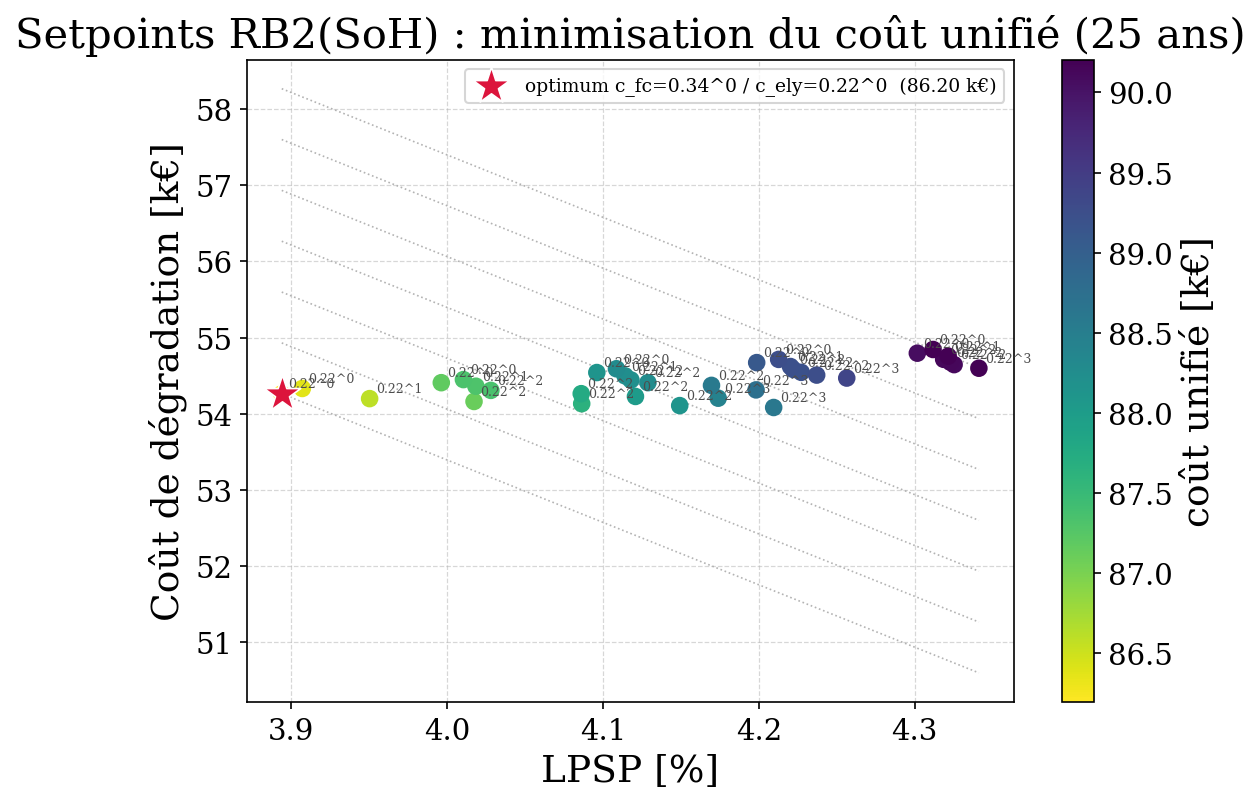

Recreate this plot in Python.
"""
sweep_setpoints_rb2soh.py
=========================
Ré-optimisation des setpoints de RB2(SoH) par minimisation du COUT UNIFIE
(degradation + VoLL*LPSP), pendant SoH-module de sweep_setpoints_rb2.py.

Regle RB2(SoH) (cf. get_optimal_action_RB.py) : les 2 setpoints H2 sont module
par le SoH, avec h(SoH=1)=1 (a l'etat neuf on retombe EXACTEMENT sur RB2) :

    P_fc_set  = c_fc  * Pmax_fc(nom)  * SoH_fc  ^ gamma_fc
    P_ely_set = c_ely * Pmax_ely(nom) * SoH_ely ^ gamma_ely

gamma > 0 : setpoint baisse en vieillissant (derating) ; gamma = 0 : constant
(= PAS de SoH -> reference d'attribution) ; gamma < 0 : setpoint monte (durcir
tant que le composant est jeune). NB : gamma ~ 3 revient a suivre la capacite
VIEILLIE Pmax_t (car Pmax_t ~ Pmax_nom * SoH^~2.9), ce que teste par ailleurs
sweep_rb2soh_agedpmax.py avec la regle P = c * Pmax_t.

On balaie la grille (c_fc, gamma_fc, c_ely, gamma_ely), on simule chaque combo
sur N_YEARS, on calcule (LPSP %, deg k€) puis le cout unifie, et on classe.
Le meilleur combo est a reporter dans RB2(SoH)/get_optimal_action_RB.py.

ATTRIBUTION : les combos gamma_fc=gamma_ely=0 sont les versions CONSTANTES (sans
SoH). L'ecart entre la meilleure constante et le meilleur SoH-module = gain PUR,
100% attribuable a l'exploitation du SoH.

NB modele de cout : avec la nouvelle fonction PEMFC (reversible/irreversible,
dependante du courant), moduler la FC par SoH_fc a MAINTENANT un effet -> on
balaie donc aussi gamma_fc (contrairement a l'ancien modele start-stop, ou le FC
etait fige a gamma_fc=0). En V8 l'optimum etait gamma_fc=1, gamma_ely=2.

Sorties (dans RB2(SoH)/) :
  - sweep_setpoints_rb2soh.txt : tous les combos, TRIES par cout unifie croissant
  - sweep_setpoints_rb2soh.pdf/.png : nuage (LPSP, deg), couleur = cout unifie,
    etoile = optimum, pointilles = iso-cout unifie.

Lancement (depuis Vieillissement9/RB2(SoH)/) :
    python sweep_setpoints_rb2soh.py            # sweep complet + figure
    python sweep_setpoints_rb2soh.py --smoke    # 4 sims, horizon court (2 ans)
    python sweep_setpoints_rb2soh.py --replot    # refait la figure depuis le .txt
Regler N_WORKERS via SLURM_CPUS_PER_TASK sur le mesocentre.
"""
import sys, os, time, argparse
import numpy as np
import matplotlib
matplotlib.use("Agg")
import matplotlib.pyplot as plt
from concurrent.futures import ProcessPoolExecutor

HERE   = os.path.dirname(os.path.abspath(__file__))          # .../Vieillissement9/RB2(SoH)
PARENT = os.path.dirname(HERE)                               # .../Vieillissement9
sys.path.insert(0, PARENT)
from Common import Init_EMR_MG_v16_python as I
from Common.main_init_and_loop import init_and_run_loop
from Common.cost_fcn_total2 import get_cost_from_ledger
from Common.get_lol import get_lol
sys.path.insert(0, os.path.abspath(os.path.join(PARENT, "..", "Analyse_sensibilite")))
import voll_common as V                                       # cout unifie (VoLL)

# ======================= CONFIGURATION =======================
N_YEARS   = 25
# Grille des 4 parametres (elargir/raffiner selon le besoin). gamma=0 => constant
# (reference d'attribution) ; inclure 0 dans chaque liste gamma pour l'obtenir.
FC_FRACS   = [0.340]                 # c_fc  : base FC (fraction de Pmax nominal)
GAMMA_FC   = [0.0, 0.5, 1.0, 1.5, 2.0]         # exposant sur SoH_fc
ELY_FRACS  = [0.220]   # c_ely : base ELY
GAMMA_ELY  = [0.0, 0.5, 1.0, 1.5, 2.0, 2.5, 3.0]    # exposant sur SoH_ely
_N_AVAIL   = max(1, int(os.environ.get("SLURM_CPUS_PER_TASK", (os.cpu_count() or 2) - 1)))
OUT_TXT    = os.path.join(HERE, "sweep_setpoints_rb2soh.txt")
OUT_PDF    = os.path.join(HERE, "sweep_setpoints_rb2soh.pdf")
OUT_PNG    = os.path.join(HERE, "sweep_setpoints_rb2soh.png")
# =============================================================


def make_rule(c_fc, g_fc, c_ely, g_ely):
    """Action RB2(SoH) : setpoints H2 = base * Pmax_nom * SoH^gamma (batterie = reste)."""
    def act(SoC_t, P_tot_ref_t, defaillances, lol_tab, alpha_fc_t, alpha_ely_t,
            SoH_bat_t, E_h2_t, E_h2_init, P_fc_max_t, P_ely_max_t, RUL_fc_t,
            RUL_ely_t, SoH_fc_t, SoH_ely_t):
        P_fc_set  = c_fc  * I.FC['P_fc_max']   * SoH_fc_t  ** g_fc
        P_ely_set = c_ely * I.ELY['P_ely_max'] * SoH_ely_t ** g_ely
        dt_h = I.LOAD['Ts'] / 3600.0
        P_fc_h2_max  = max(E_h2_t, 0.0)             / dt_h * I.FC['eff']  * I.CONV['eta'] * 1000
        P_ely_h2_max = max(E_h2_init - E_h2_t, 0.0) / dt_h / (I.ELY['eff'] * I.CONV['eta']) * 1000
        P_dc_fc_t = P_dc_ely_t = 0
        if P_tot_ref_t > 0:
            P_fc_avail = min(P_fc_set, P_fc_h2_max)
            if P_tot_ref_t > P_fc_avail:
                P_dc_fc_t = P_fc_avail; P_dc_bat_t = P_tot_ref_t - P_fc_avail
            else:
                P_dc_bat_t = P_tot_ref_t
        elif P_tot_ref_t < 0:
            P_ely_avail = min(P_ely_set, P_ely_h2_max)
            if P_tot_ref_t < -P_ely_avail:
                P_dc_ely_t = -P_ely_avail; P_dc_bat_t = P_tot_ref_t + P_ely_avail
            else:
                P_dc_bat_t = P_tot_ref_t
        else:
            P_dc_bat_t = P_tot_ref_t
        if 'FC' in defaillances and P_tot_ref_t > 0: P_dc_bat_t = P_tot_ref_t
        if 'ELY' in defaillances and P_tot_ref_t < 0: P_dc_bat_t = P_tot_ref_t
        action = P_dc_bat_t, P_dc_fc_t, P_dc_ely_t
        return get_lol(SoC_t, action, P_tot_ref_t, defaillances, E_h2_t, E_h2_init,
                       P_fc_max_t, P_ely_max_t, SoH_bat_t)
    return act


def _metrics(data):
    """(LPSP %, deg k€) comme batch_pareto (interpolation NaN de SoH_bat)."""
    P_bat = data["P_bat"]; P_fc = data["P_fc"]; P_ely = data["P_ely"]
    P_dc_load = data["P_dc_load"]; P_dc_pv = data["P_dc_pv"]; lol_tab = data["lol_tab"]
    SoC = data["SoC"]; af = data["alpha_fc"][:-1]; ae = data["alpha_ely"][:-1]
    SoH_bat = data["SoH_bat"][:-1].copy()
    for k in range(1, len(SoH_bat)):
        if SoH_bat[k] == 1: SoH_bat[k-1] = np.nan
    if np.isnan(SoH_bat).any():
        SoH_bat[np.isnan(SoH_bat)] = np.interp(np.flatnonzero(np.isnan(SoH_bat)),
            np.flatnonzero(~np.isnan(SoH_bat)), SoH_bat[~np.isnan(SoH_bat)])
    Pp = np.array([(a-b)/1000 for a, b in zip(P_dc_load, P_dc_pv)])
    Pr = np.array([(a-b)*(1-c)/1000 for a, b, c in zip(P_dc_load, P_dc_pv, lol_tab)])
    p, r = np.clip(Pp, 0, None), np.clip(Pr, 0, None)
    lpsp = (np.clip(p-r, 0, None).sum()/p.sum()*100) if p.sum() > 0 else 0.0
    deg = get_cost_from_ledger(data) / 1000.0
    return float(lpsp), float(deg)


def _eval(args):
    c_fc, g_fc, c_ely, g_ely, n_years = args
    data = init_and_run_loop(make_rule(c_fc, g_fc, c_ely, g_ely), n_years=n_years)
    lpsp, deg = _metrics(data)
    return (c_fc, g_fc, c_ely, g_ely, lpsp, deg, V.total_cost_keur(lpsp, deg))


def run_sweep(smoke=False):
    ny = 2 if smoke else N_YEARS
    if smoke:
        combos = [(0.44, 0.0, 0.31, 0.0, ny), (0.44, 1.0, 0.31, 2.0, ny),
                  (0.44, 0.0, 0.31, 2.0, ny), (0.44, 2.0, 0.31, 1.0, ny)]
    else:
        combos = [(cf, gf, ce, ge, ny) for cf in FC_FRACS for gf in GAMMA_FC
                  for ce in ELY_FRACS for ge in GAMMA_ELY]
    nw = max(1, min(_N_AVAIL, len(combos)))
    print(f"--- Sweep RB2(SoH) : {len(combos)} sims / {ny} ans ({nw} workers) ; VoLL={V.VOLL_TIERS} ---", flush=True)
    t0 = time.time(); res = []
    with ProcessPoolExecutor(max_workers=nw) as ex:
        for i, r in enumerate(ex.map(_eval, combos), 1):
            res.append(r)
            print(f"  [{i:2d}/{len(combos)}] c_fc={r[0]:.3f}^{r[1]:+.1f} c_ely={r[2]:.3f}^{r[3]:+.1f}"
                  f" -> LPSP={r[4]:6.3f}%  deg={r[5]:7.3f}  UNIF={r[6]:8.3f} k€", flush=True)
    res.sort(key=lambda r: r[6])                              # tri par cout unifie
    best = res[0]
    # attribution : meilleure CONSTANTE (gamma_fc=gamma_ely=0) vs meilleure SoH-modulee
    cst = [r for r in res if r[1] == 0.0 and r[3] == 0.0]
    soh = [r for r in res if not (r[1] == 0.0 and r[3] == 0.0)]
    best_cst = min(cst, key=lambda r: r[6]) if cst else None
    best_soh = min(soh, key=lambda r: r[6]) if soh else None
    print(f"--- termine en {time.time()-t0:.0f}s ---", flush=True)
    print(f">>> OPTIMUM : c_fc={best[0]:.3f}^{best[1]:+.1f}  c_ely={best[2]:.3f}^{best[3]:+.1f}"
          f"  (LPSP={best[4]:.3f}%  deg={best[5]:.3f} k€  UNIF={best[6]:.3f} k€)", flush=True)
    print(f"    -> dans RB2(SoH)/get_optimal_action_RB.py :"
          f"  P_fc_set={best[0]:.3f}*FC['P_fc_max']*SoH_fc_t**{best[1]:.0f} ;"
          f"  P_ely_set={best[2]:.3f}*ELY['P_ely_max']*SoH_ely_t**{best[3]:.0f}", flush=True)
    if best_cst and best_soh:
        gain = best_cst[6] - best_soh[6]
        print(f">>> GAIN PUR ATTRIBUABLE AU SoH = {gain:+.3f} k€ ({100*gain/best_cst[6]:+.2f}%)"
              f"  [meilleure constante {best_cst[6]:.3f} vs SoH-modulee {best_soh[6]:.3f}]", flush=True)
    with open(OUT_TXT, "w", encoding="utf-8") as f:
        f.write(f"# Sweep setpoints RB2(SoH) : P=c*Pmax_nom*SoH^gamma - {ny} ans ; VoLL={V.VOLL_TIERS}\n")
        f.write(f"# P_fc_max={I.FC['P_fc_max']:.2f} W  P_ely_max={I.ELY['P_ely_max']:.2f} W\n")
        f.write(f"# OPTIMUM : c_fc={best[0]:.3f}^{best[1]:+.1f} c_ely={best[2]:.3f}^{best[3]:+.1f}"
                f" -> unifie={best[6]:.4f} kEUR\n")
        if best_cst and best_soh:
            f.write(f"# meilleure CONSTANTE : c_fc={best_cst[0]:.3f} c_ely={best_cst[2]:.3f} -> {best_cst[6]:.4f} kEUR\n")
            f.write(f"# meilleure SoH-MODULEE : c_fc={best_soh[0]:.3f}^{best_soh[1]:+.1f} c_ely={best_soh[2]:.3f}^{best_soh[3]:+.1f} -> {best_soh[6]:.4f} kEUR\n")
            f.write(f"# >>> GAIN ATTRIBUABLE AU SoH = {best_cst[6]-best_soh[6]:+.4f} kEUR\n")
        f.write("rang;c_fc;gamma_fc;c_ely;gamma_ely;LPSP(%);deg(kEUR);unifie(kEUR)\n")
        for i, r in enumerate(res, 1):
            f.write(f"{i};{r[0]:.3f};{r[1]:.2f};{r[2]:.3f};{r[3]:.2f};{r[4]:.4f};{r[5]:.4f};{r[6]:.4f}\n")
    print(f"Ecrit : {OUT_TXT}", flush=True)
    return res


def _read_txt():
    rows = []
    with open(OUT_TXT, encoding="utf-8") as f:
        for line in f:
            if line.startswith("#") or line.startswith("rang"):
                continue
            p = line.strip().split(";")
            if len(p) == 8:
                rows.append(tuple(float(x) for x in p[1:]))   # cfc,gfc,cely,gely,lpsp,deg,unif
    return rows


def plot():
    rows = _read_txt()
    if not rows:
        print("Rien a tracer (txt vide).", flush=True); return
    lpsp = np.array([r[4] for r in rows]); deg = np.array([r[5] for r in rows])
    unif = np.array([r[6] for r in rows])
    best = min(rows, key=lambda r: r[6])
    plt.rcParams.update({"text.usetex": False, "mathtext.fontset": "cm",
                         "font.family": "serif", "pdf.fonttype": 42})
    fig, ax = plt.subplots(figsize=(8, 6))
    slope = V.cost_lpsp_keur(1.0)                              # iso-cout : deg = C - slope*LPSP
    xs = np.linspace(lpsp.min(), lpsp.max() + 1e-6, 50)
    for C in np.linspace(unif.min(), unif.max(), 7):
        ax.plot(xs, C - slope * xs, ls=':', color='0.7', lw=0.8, zorder=0)
    sc = ax.scatter(lpsp, deg, c=unif, cmap='viridis_r', s=55, zorder=3)
    for cf, gf, ce, ge, lp, dg, un in rows:
        ax.annotate(f"{ce:.2f}^{ge:.0f}", (lp, dg), fontsize=6, color='0.3',
                    xytext=(3, 3), textcoords="offset points", zorder=3)
    ax.scatter(best[4], best[5], marker='*', s=340, color='crimson',
               edgecolors='white', linewidths=0.8, zorder=5,
               label=f"optimum c_fc={best[0]:.2f}^{best[1]:.0f} / c_ely={best[2]:.2f}^{best[3]:.0f}"
                     f"  ({best[6]:.2f} k€)")
    fig.colorbar(sc, ax=ax, label="coût unifié [k€]")
    ax.set_xlabel("LPSP [%]"); ax.set_ylabel("Coût de dégradation [k€]")
    ax.grid(True, linestyle='--', alpha=0.5); ax.legend(loc='upper right', fontsize=9)
    ax.set_title(f"Setpoints RB2(SoH) : minimisation du coût unifié ({N_YEARS} ans)")
    plt.tight_layout()
    plt.savefig(OUT_PDF, format='pdf', bbox_inches='tight')
    plt.savefig(OUT_PNG, format='png', dpi=150, bbox_inches='tight')
    plt.close()
    print(f"Figure : {OUT_PDF}\n         {OUT_PNG}", flush=True)


if __name__ == "__main__":
    ap = argparse.ArgumentParser()
    ap.add_argument("--smoke", action="store_true", help="4 sims, horizon court")
    ap.add_argument("--replot", action="store_true", help="refait la figure depuis le .txt")
    args = ap.parse_args()
    if args.replot:
        plot()
    else:
        run_sweep(smoke=args.smoke)
        plot()
